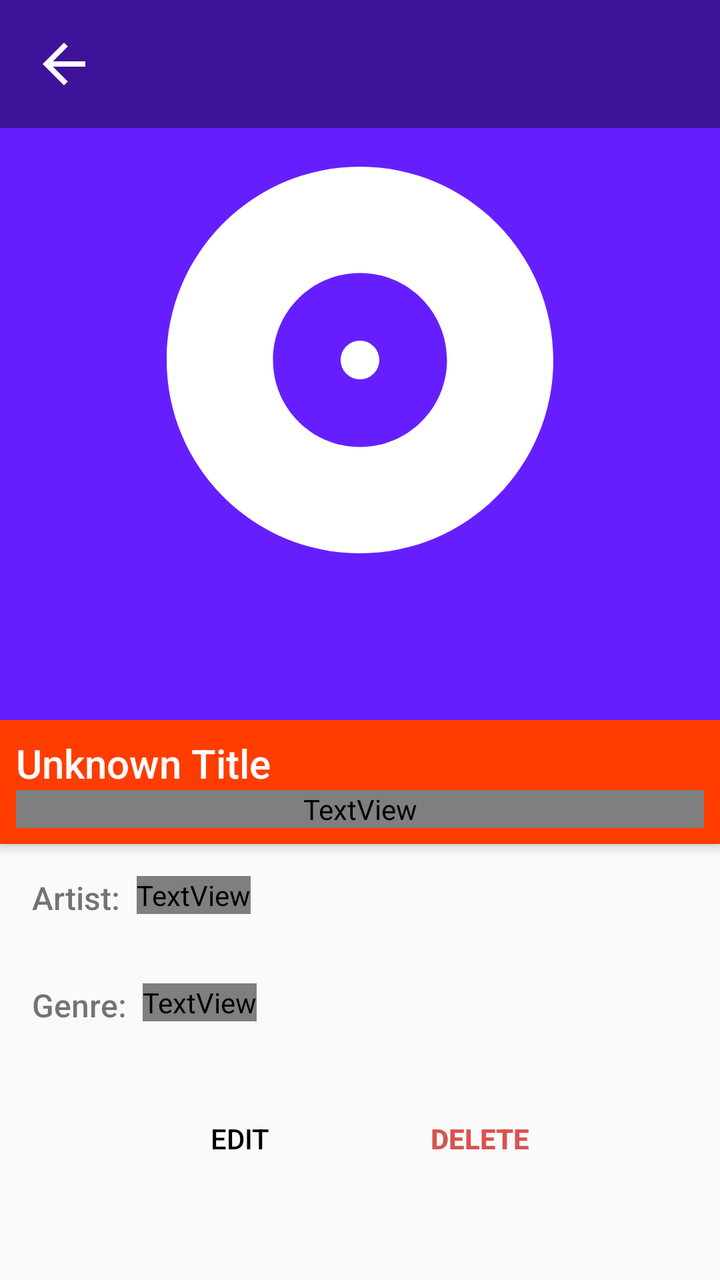
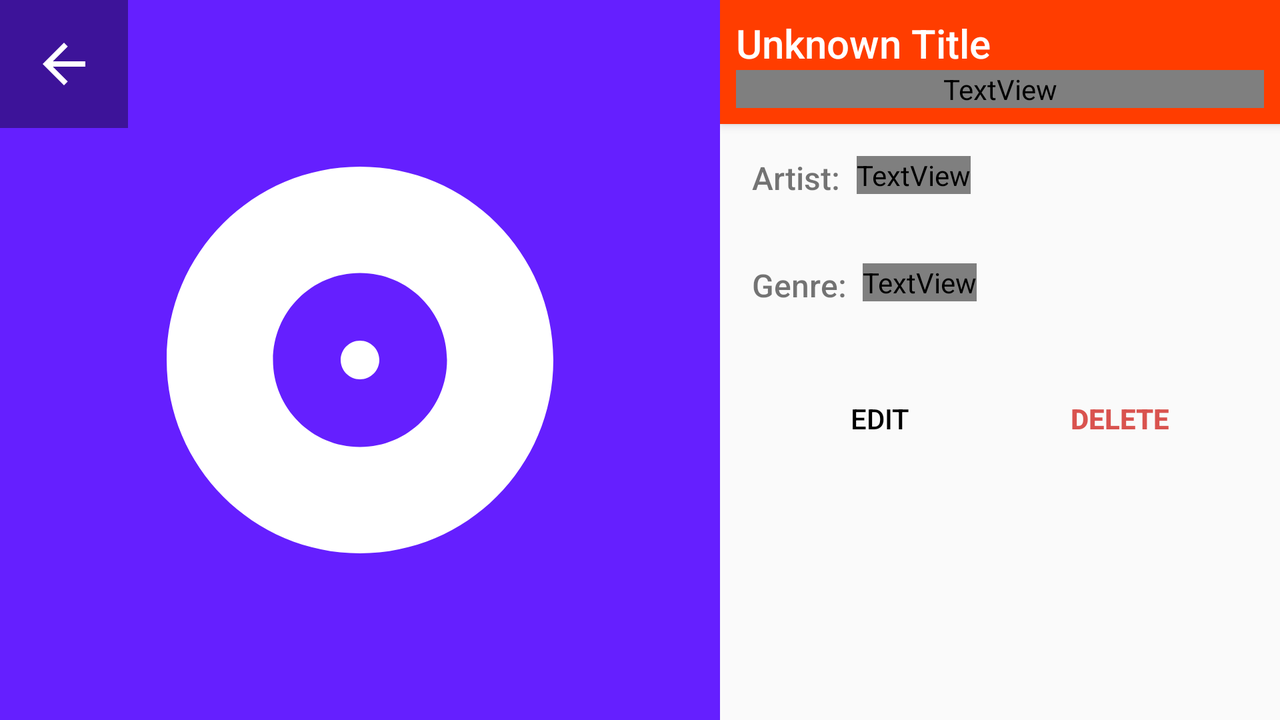

Compare how this app lays out the same screen by default and in its alternative resource folder. The renders come first, then the two layout files and the values they reference.
<!-- AndroidManifest.xml: application theme AppTheme -->
<!-- res/layout/activity_album_details.xml -->
<?xml version="1.0" encoding="utf-8"?>
<LinearLayout xmlns:android="http://schemas.android.com/apk/res/android"
  android:layout_width="match_parent"
  android:layout_height="match_parent"
  android:background="?android:colorBackground"
  android:orientation="vertical">
  <RelativeLayout
    android:layout_width="wrap_content"
    android:layout_height="wrap_content">
    <ImageView
      android:id="@+id/album_cover"
      android:layout_width="match_parent"
      android:layout_height="wrap_content"
      android:padding="64dp"
      android:adjustViewBounds="true"
      android:background="?android:colorAccent"
      android:contentDescription="@string/album_cover_content_description"
      android:src="@drawable/ic_album_inverse_24dp" />
    <RelativeLayout
      android:layout_width="match_parent"
      android:layout_height="wrap_content"
      android:background="@color/colorBlackTransparent">
      <ImageButton
        android:id="@+id/back_button"
        android:layout_width="64dp"
        android:layout_height="64dp"
        android:padding="16dp"
        android:background="?android:attr/selectableItemBackground"
        android:contentDescription="@string/button_back_description"
        android:scaleType="fitXY"
        android:src="@drawable/ic_arrow_back_inverse_24dp" />
    </RelativeLayout>
  </RelativeLayout>
  <LinearLayout
    android:layout_width="match_parent"
    android:layout_height="wrap_content"
    android:padding="8dp"
    android:background="?colorPrimary"
    android:elevation="3dp"
    android:orientation="vertical">
    <TextView
      android:id="@+id/album_name"
      android:layout_width="match_parent"
      android:layout_height="wrap_content"
      android:ellipsize="end"
      android:fontFamily="sans-serif-medium"
      android:maxLines="2"
      android:text="@string/unknown_album_title_placeholder"
      android:textColor="?android:textColorPrimaryInverse"
      android:textSize="20sp" />
    <TextView
      android:id="@+id/album_release_year"
      android:layout_width="match_parent"
      android:layout_height="wrap_content"
      android:fontFamily="sans-serif-regular"
      android:text="@string/unknown_release_year_placeholder"
      android:textColor="?android:textColorPrimaryInverse"
      android:textSize="16sp" />
  </LinearLayout>
  <ScrollView
    android:layout_width="match_parent"
    android:layout_height="wrap_content">
    <LinearLayout
      android:layout_width="match_parent"
      android:layout_height="wrap_content"
      android:orientation="vertical">
      <LinearLayout
        android:id="@+id/album_same_artist_button"
        android:layout_width="match_parent"
        android:layout_height="wrap_content"
        android:padding="16dp"
        android:background="?android:attr/selectableItemBackground"
        android:clickable="true">
        <TextView
          android:layout_width="wrap_content"
          android:layout_height="wrap_content"
          android:layout_marginEnd="8dp"
          android:fontFamily="sans-serif-medium"
          android:text="@string/artist_label"
          android:textSize="16sp" />
        <TextView
          android:id="@+id/artist_name"
          android:layout_width="wrap_content"
          android:layout_height="wrap_content"
          android:fontFamily="sans-serif-regular"
          android:text="@string/unknown_artist_placeholder"
          android:textSize="16sp" />
      </LinearLayout>
      <LinearLayout
        android:id="@+id/album_same_genre_button"
        android:layout_width="match_parent"
        android:layout_height="wrap_content"
        android:padding="16dp"
        android:background="?android:attr/selectableItemBackground"
        android:clickable="true">
        <TextView
          android:layout_width="wrap_content"
          android:layout_height="wrap_content"
          android:layout_marginEnd="8dp"
          android:fontFamily="sans-serif-medium"
          android:text="@string/genre_label"
          android:textSize="16sp" />
        <TextView
          android:id="@+id/genre_name"
          android:layout_width="wrap_content"
          android:layout_height="wrap_content"
          android:fontFamily="sans-serif-regular"
          android:text="@string/unknown_genre_placeholder"
          android:textSize="16sp" />
      </LinearLayout>
      <RelativeLayout
        android:layout_width="match_parent"
        android:layout_height="wrap_content">
        <LinearLayout
          android:layout_width="wrap_content"
          android:layout_height="wrap_content"
          android:layout_centerInParent="true"
          android:orientation="horizontal">
          <Button
            android:id="@+id/button_edit"
            style="?android:attr/borderlessButtonStyle"
            android:layout_width="wrap_content"
            android:layout_height="wrap_content"
            android:layout_margin="16dp"
            android:text="@string/button_edit_label" />
          <Button
            android:id="@+id/button_delete"
            style="?android:attr/borderlessButtonStyle"
            android:textStyle="bold"
            android:layout_width="wrap_content"
            android:layout_height="wrap_content"
            android:layout_margin="16dp"
            android:text="@string/button_delete_label"
            android:textColor="@color/colorDelete" />
        </LinearLayout>
      </RelativeLayout>
    </LinearLayout>
  </ScrollView>
</LinearLayout>
<!-- resources referenced by this layout -->
<resources>
  <color name="colorBlackTransparent">#66000000</color>
  <color name="colorDelete">#d9534f</color>
  <!-- drawable ic_album_inverse_24dp (drawable) -->
  <vector xmlns:android="http://schemas.android.com/apk/res/android"
          android:width="24dp"
          android:height="24dp"
          android:viewportWidth="24.0"
          android:viewportHeight="24.0">
      <path
          android:fillColor="?android:textColorPrimaryInverse"
          android:pathData="M12,2C6.48,2 2,6.48 2,12s4.48,10 10,10 10,-4.48 10,-10S17.52,2 12,2zM12,16.5c-2.49,0 -4.5,-2.01 -4.5,-4.5S9.51,7.5 12,7.5s4.5,2.01 4.5,4.5 -2.01,4.5 -4.5,4.5zM12,11c-0.55,0 -1,0.45 -1,1s0.45,1 1,1 1,-0.45 1,-1 -0.45,-1 -1,-1z"/>
  </vector>
  <!-- drawable ic_arrow_back_inverse_24dp (drawable) -->
  <vector xmlns:android="http://schemas.android.com/apk/res/android"
          android:width="24dp"
          android:height="24dp"
          android:viewportWidth="24.0"
          android:viewportHeight="24.0">
      <path
          android:fillColor="?android:textColorPrimaryInverse"
          android:pathData="M20,11H7.83l5.59,-5.59L12,4l-8,8 8,8 1.41,-1.41L7.83,13H20v-2z"/>
  </vector>
  <string name="album_cover_content_description">Album Cover</string>
  <string name="artist_label">Artist:</string>
  <string name="button_back_description">Back button</string>
  <string name="button_delete_label">Delete</string>
  <string name="button_edit_label">Edit</string>
  <string name="genre_label">Genre:</string>
  <string name="unknown_album_title_placeholder">Unknown Title</string>
  <string name="unknown_artist_placeholder">Unknown Artist</string>
  <string name="unknown_genre_placeholder">Unknown Genre</string>
  
    // CONTENT DESCRIPTION
  <string name="unknown_release_year_placeholder">Unknown Release Year</string>
  <style name="AppTheme" parent="Theme.AppCompat.Light.DarkActionBar">
      <item name="colorPrimary">@color/colorPrimary</item>
      <item name="colorPrimaryDark">@color/colorPrimaryDark</item>
      <item name="colorAccent">@color/colorAccent</item>
      <item name="android:textColorPrimary">@color/textColorPrimary</item>
      <item name="android:textColorPrimaryInverse">@color/textColorAccent</item>
    </style>
  <color name="colorPrimary">#ff3d00</color>
  <color name="colorPrimaryDark">#c30000</color>
  <color name="colorAccent">#651fff</color>
  <color name="textColorPrimary">#000000</color>
  <color name="textColorAccent">#ffffff</color>
</resources>
<!-- res/layout-land/activity_album_details.xml (the repository's variant of the layout above) -->
<!-- drawn on the phone turned sideways -->
<?xml version="1.0" encoding="utf-8"?>
<LinearLayout xmlns:android="http://schemas.android.com/apk/res/android"
  android:layout_width="match_parent"
  android:layout_height="match_parent"
  android:background="?android:colorBackground"
  android:orientation="horizontal">
  <RelativeLayout
    android:layout_width="wrap_content"
    android:layout_height="wrap_content">
    <ImageView
      android:id="@+id/album_cover"
      android:layout_width="wrap_content"
      android:layout_height="match_parent"
      android:padding="64dp"
      android:adjustViewBounds="true"
      android:background="?android:colorAccent"
      android:contentDescription="@string/album_cover_content_description"
      android:src="@drawable/ic_album_inverse_24dp" />
    <RelativeLayout
      android:layout_width="wrap_content"
      android:layout_height="wrap_content"
      android:background="@color/colorBlackTransparent">
      <ImageButton
        android:id="@+id/back_button"
        android:layout_width="64dp"
        android:layout_height="64dp"
        android:padding="16dp"
        android:background="?android:attr/selectableItemBackground"
        android:contentDescription="@string/button_back_description"
        android:scaleType="fitXY"
        android:src="@drawable/ic_arrow_back_inverse_24dp" />
    </RelativeLayout>
  </RelativeLayout>
  <LinearLayout
    android:layout_width="match_parent"
    android:layout_height="wrap_content"
    android:orientation="vertical">
    <LinearLayout
      android:layout_width="match_parent"
      android:layout_height="wrap_content"
      android:padding="8dp"
      android:background="?colorPrimary"
      android:elevation="3dp"
      android:orientation="vertical">
      <TextView
        android:id="@+id/album_name"
        android:layout_width="match_parent"
        android:layout_height="wrap_content"
        android:ellipsize="end"
        android:fontFamily="sans-serif-medium"
        android:maxLines="2"
        android:text="@string/unknown_album_title_placeholder"
        android:textColor="?android:textColorPrimaryInverse"
        android:textSize="20sp" />
      <TextView
        android:id="@+id/album_release_year"
        android:layout_width="match_parent"
        android:layout_height="wrap_content"
        android:fontFamily="sans-serif-regular"
        android:text="@string/unknown_release_year_placeholder"
        android:textColor="?android:textColorPrimaryInverse"
        android:textSize="16sp" />
    </LinearLayout>
    <ScrollView
      android:layout_width="match_parent"
      android:layout_height="wrap_content">
      <LinearLayout
        android:layout_width="match_parent"
        android:layout_height="wrap_content"
        android:orientation="vertical">
        <LinearLayout
          android:id="@+id/album_same_artist_button"
          android:layout_width="match_parent"
          android:layout_height="wrap_content"
          android:padding="16dp"
          android:background="?android:attr/selectableItemBackground"
          android:clickable="true">
          <TextView
            android:layout_width="wrap_content"
            android:layout_height="wrap_content"
            android:layout_marginEnd="8dp"
            android:fontFamily="sans-serif-medium"
            android:text="@string/artist_label"
            android:textSize="16sp" />
          <TextView
            android:id="@+id/artist_name"
            android:layout_width="wrap_content"
            android:layout_height="wrap_content"
            android:fontFamily="sans-serif-regular"
            android:text="@string/unknown_artist_placeholder"
            android:textSize="16sp" />
        </LinearLayout>
        <LinearLayout
          android:id="@+id/album_same_genre_button"
          android:layout_width="match_parent"
          android:layout_height="wrap_content"
          android:padding="16dp"
          android:background="?android:attr/selectableItemBackground"
          android:clickable="true">
          <TextView
            android:layout_width="wrap_content"
            android:layout_height="wrap_content"
            android:layout_marginEnd="8dp"
            android:fontFamily="sans-serif-medium"
            android:text="@string/genre_label"
            android:textSize="16sp" />
          <TextView
            android:id="@+id/genre_name"
            android:layout_width="wrap_content"
            android:layout_height="wrap_content"
            android:fontFamily="sans-serif-regular"
            android:text="@string/unknown_genre_placeholder"
            android:textSize="16sp" />
        </LinearLayout>
        <RelativeLayout
          android:layout_width="match_parent"
          android:layout_height="wrap_content">
          <LinearLayout
            android:layout_width="wrap_content"
            android:layout_height="wrap_content"
            android:layout_centerInParent="true"
            android:orientation="horizontal">
            <Button
              android:id="@+id/button_edit"
              style="?android:attr/borderlessButtonStyle"
              android:layout_width="wrap_content"
              android:layout_height="wrap_content"
              android:layout_margin="16dp"
              android:text="@string/button_edit_label" />
            <Button
              android:id="@+id/button_delete"
              style="?android:attr/borderlessButtonStyle"
              android:textStyle="bold"
              android:layout_width="wrap_content"
              android:layout_height="wrap_content"
              android:layout_margin="16dp"
              android:text="@string/button_delete_label"
              android:textColor="@color/colorDelete" />
          </LinearLayout>
        </RelativeLayout>
      </LinearLayout>
    </ScrollView>
  </LinearLayout>
</LinearLayout>
